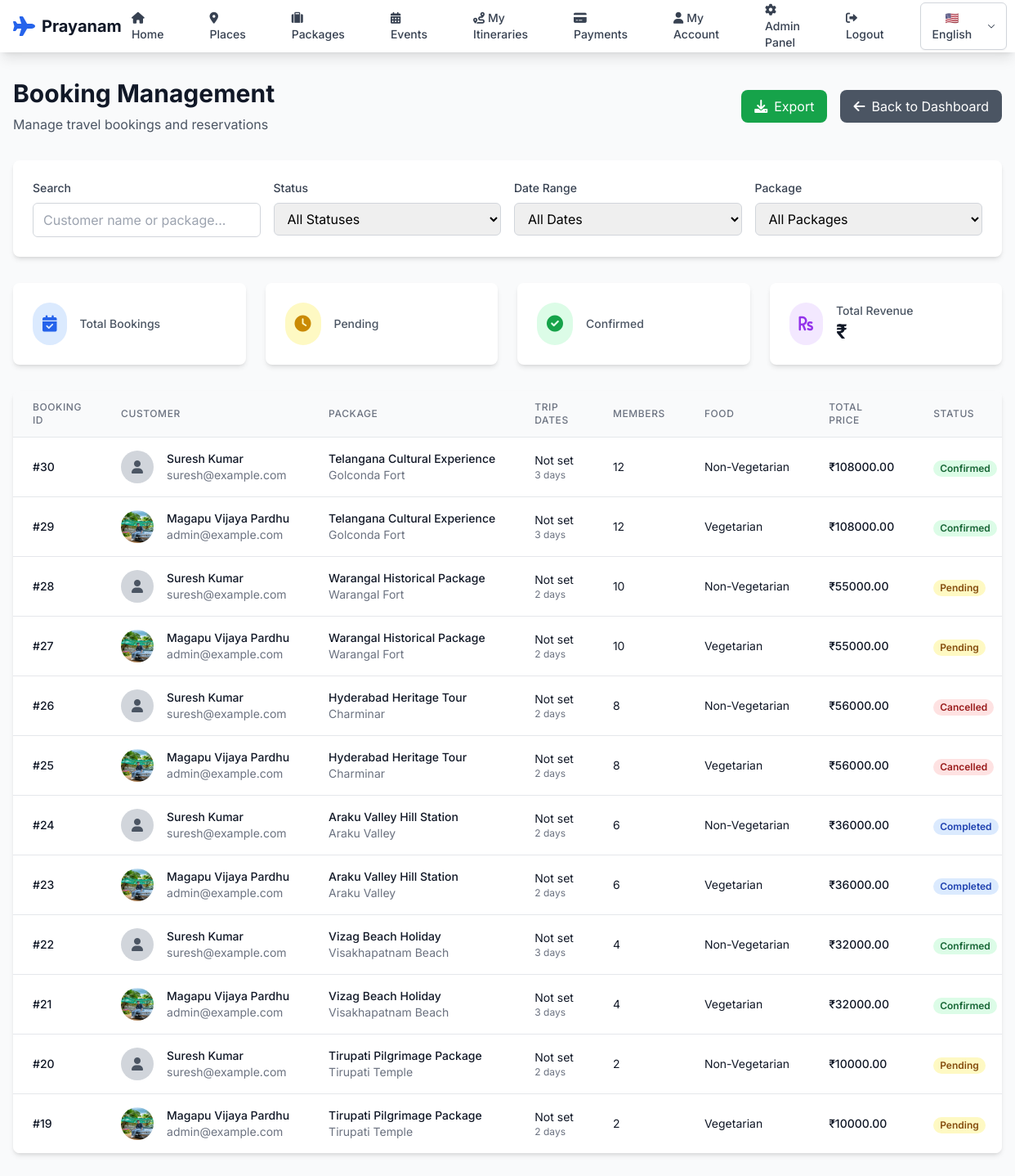
The app's page /admin-dashboard/bookings/ (signed in) with its own data.
### bookings/models.py (models this page shows, shortened)
class Booking(models.Model):
    STATUS_CHOICES = [
        ('pending', 'Pending'),
        ('confirmed', 'Confirmed'),
        ('cancelled', 'Cancelled'),
        ('completed', 'Completed'),
    ]
    FOOD_CHOICES = [
        ('veg', 'Vegetarian'),
        ('non_veg', 'Non-Vegetarian'),
        ('mixed', 'Mixed (Veg & Non-Veg)'),
        ('none', 'No Food Required'),
    ]
    user = models.ForeignKey(User, on_delete=models.CASCADE, related_name='bookings')
    package = models.ForeignKey(Package, on_delete=models.CASCADE, related_name='bookings')
    booking_date = models.DateField()
    from_date = models.DateField(help_text="Start date of the trip", null=True, blank=True)
    to_date = models.DateField(help_text="End date of the trip", null=True, blank=True)
    members_count = models.IntegerField(default=1)
    total_price = models.DecimalField(max_digits=10, decimal_places=2)
    status = models.CharField(max_length=20, choices=STATUS_CHOICES, default='pending')
    food_preference = models.CharField(max_length=20, choices=FOOD_CHOICES, default='mixed')
    special_requests = models.TextField(blank=True, null=True)
    created_at = models.DateTimeField(auto_now_add=True)
    updated_at = models.DateTimeField(auto_now=True)
    @property
    def duration_days(self):
        if self.from_date and self.to_date:
            return (self.to_date - self.from_date).days + 1
        return self.package.duration_days
    class Meta:
        ordering = ['-created_at']

### accounts/models.py (models this page shows, shortened)
class User(AbstractUser):
    ROLE_CHOICES = [
        ('tourist', 'Tourist'),
        ('admin', 'Admin'),
    ]
    LANGUAGE_CHOICES = [
        ('en', 'English'),
        ('te', 'తెలుగు'),
        ('hi', 'हिन्दी'),
    ]
    role = models.CharField(max_length=10, choices=ROLE_CHOICES, default='tourist')
    language_preference = models.CharField(max_length=2, choices=LANGUAGE_CHOICES, default='en')
    phone = models.CharField(max_length=15, blank=True, null=True)
    address = models.TextField(blank=True, null=True)
    profile_picture = models.ImageField(upload_to='profile_pics/', blank=True, null=True)
    date_of_birth = models.DateField(blank=True, null=True)
    created_at = models.DateTimeField(auto_now_add=True)
    updated_at = models.DateTimeField(auto_now=True)
    @property
    def is_admin(self):
        return self.role == 'admin'

### packages/models.py (models this page shows, shortened)
class Package(models.Model):
    name = models.CharField(max_length=200)
    place = models.ForeignKey(Place, on_delete=models.CASCADE, related_name='packages')
    description = models.TextField()
    base_price = models.DecimalField(max_digits=10, decimal_places=2)
    duration_days = models.IntegerField(default=1)
    max_capacity = models.IntegerField(default=10)
    is_featured = models.BooleanField(default=False)
    image = models.ImageField(upload_to='packages/', blank=True, null=True)
    created_at = models.DateTimeField(auto_now_add=True)
    updated_at = models.DateTimeField(auto_now=True)
    class Meta:
        ordering = ['-created_at']

### places/models.py (models this page shows, shortened)
class Place(models.Model):
    SEASON_CHOICES = [
        ('spring', 'Spring'),
        ('summer', 'Summer'),
        ('autumn', 'Autumn'),
        ('winter', 'Winter'),
    ]
    CATEGORY_CHOICES = [
        ('heritage', 'Heritage'),
        ('beaches', 'Beaches'),
        ('temples', 'Temples'),
        ('adventure', 'Adventure'),
        ('hills', 'Hills'),
        ('wildlife', 'Wildlife'),
        ('cultural', 'Cultural'),
    ]
    STATE_CHOICES = [
        ('ap', 'Andhra Pradesh'),
        ('telangana', 'Telangana'),
    ]
    name = models.CharField(max_length=200)
    location = models.CharField(max_length=200)
    description = models.TextField()
    image = models.ImageField(upload_to='places/', null=True, blank=True)
    season = models.CharField(max_length=20, choices=SEASON_CHOICES, default='summer')
    category = models.CharField(max_length=20, choices=CATEGORY_CHOICES, default='cultural')
    state = models.CharField(max_length=20, choices=STATE_CHOICES, default='ap')
    district = models.CharField(max_length=100, blank=True)
    latitude = models.DecimalField(max_digits=9, decimal_places=6, null=True, blank=True)
    longitude = models.DecimalField(max_digits=9, decimal_places=6, null=True, blank=True)
    average_temperature = models.DecimalField(max_digits=4, decimal_places=1, null=True, blank=True)
    best_time_to_visit = models.CharField(max_length=100, blank=True)
    entry_fee = models.DecimalField(max_digits=8, decimal_places=2, default=0)
    opening_hours = models.CharField(max_length=100, default="6:00 AM - 6:00 PM")
    rating = models.DecimalField(max_digits=3, decimal_places=2, default=0, validators=[MinValueValidator(0), MaxValueValidator(5)])
    total_reviews = models.IntegerField(default=0)
    is_featured = models.BooleanField(default=False)
    is_popular = models.BooleanField(default=False)
    created_at = models.DateTimeField(auto_now_add=True)
    updated_at = models.DateTimeField(auto_now=True)
    class Meta:
        ordering = ['-is_featured', '-rating', 'name']

### admin_dashboard/views_custom.py (the view)
    def wrapper(request, *args, **kwargs):
        if not request.user.is_authenticated or not request.user.is_admin:
            messages.error(request, 'Access denied. Admin privileges required.')
            return redirect('login')
        return view_func(request, *args, **kwargs)

### templates/admin_dashboard/booking_management.html (shortened to what this page needs)
{% extends 'base.html' %}
{% block content %}
<div class="max-w-7xl mx-auto px-4 py-8">
    <div class="flex justify-between items-center mb-8">
        <div>
            <h1 class="text-3xl font-bold text-gray-900">Booking Management</h1>
            <p class="text-gray-600 mt-2">Manage travel bookings and reservations</p>
        </div>
        <div class="flex space-x-4">
            <a href="{% url 'admin_dashboard:export_data' 'bookings' %}" class="bg-green-600 text-white px-4 py-2 rounded-lg hover:bg-green-700 transition">
                <i class="fas fa-download mr-2"></i>Export
            </a>
            <a href="{% url 'admin_dashboard:dashboard' %}" class="bg-gray-600 text-white px-4 py-2 rounded-lg hover:bg-gray-700 transition">
                <i class="fas fa-arrow-left mr-2"></i>Back to Dashboard
            </a>
        </div>
    </div>
    <div class="bg-white rounded-lg shadow-md p-6 mb-8">
        <form method="GET" class="grid grid-cols-1 md:grid-cols-4 gap-4">
            <div>
                <label class="block text-sm font-medium text-gray-700 mb-2">Search</label>
                <input type="text" name="search" value="{{ request.GET.search }}"
                       placeholder="Customer name or package..."
                       class="w-full px-3 py-2 border border-gray-300 rounded-md focus:outline-none focus:ring-2 focus:ring-blue-500">
            </div>
            <div>
                <label class="block text-sm font-medium text-gray-700 mb-2">Status</label>
                <select name="status" title="Filter by booking status" class="w-full px-3 py-2 border border-gray-300 rounded-md focus:outline-none focus:ring-2 focus:ring-blue-500">
                    <option value="">All Statuses</option>
                </select>
            </div>
            <div>
                <label class="block text-sm font-medium text-gray-700 mb-2">Date Range</label>
                <select name="date_range" title="Filter by date range" class="w-full px-3 py-2 border border-gray-300 rounded-md focus:outline-none focus:ring-2 focus:ring-blue-500">
                    <option value="">All Dates</option>
                </select>
            </div>
            <div>
                <label class="block text-sm font-medium text-gray-700 mb-2">Package</label>
                <select name="package" title="Filter by package" class="w-full px-3 py-2 border border-gray-300 rounded-md focus:outline-none focus:ring-2 focus:ring-blue-500">
                    <option value="">All Packages</option>
                </select>
            </div>
        </form>
    </div>
    <div class="grid grid-cols-1 md:grid-cols-4 gap-6 mb-8">
        <div class="bg-white rounded-lg shadow-md p-6">
            <div class="flex items-center">
                <div class="bg-blue-100 p-3 rounded-full">
                    <i class="fas fa-calendar-check text-blue-600 text-xl"></i>
                </div>
                <div class="ml-4">
                    <p class="text-sm font-medium text-gray-600">Total Bookings</p>
                </div>
            </div>
        </div>
        <div class="bg-white rounded-lg shadow-md p-6">
            <div class="flex items-center">
                <div class="bg-yellow-100 p-3 rounded-full">
                    <i class="fas fa-clock text-yellow-600 text-xl"></i>
                </div>
                <div class="ml-4">
                    <p class="text-sm font-medium text-gray-600">Pending</p>
                </div>
            </div>
        </div>
        <div class="bg-white rounded-lg shadow-md p-6">
            <div class="flex items-center">
                <div class="bg-green-100 p-3 rounded-full">
                    <i class="fas fa-check-circle text-green-600 text-xl"></i>
                </div>
                <div class="ml-4">
                    <p class="text-sm font-medium text-gray-600">Confirmed</p>
                </div>
            </div>
        </div>
        <div class="bg-white rounded-lg shadow-md p-6">
            <div class="flex items-center">
                <div class="bg-purple-100 p-3 rounded-full">
                    <i class="fas fa-rupee-sign text-purple-600 text-xl"></i>
                </div>
                <div class="ml-4">
                    <p class="text-sm font-medium text-gray-600">Total Revenue</p>
                    <p class="text-2xl font-bold text-gray-900">₹{{ total_revenue|floatformat:0 }}</p>
                </div>
            </div>
        </div>
    </div>
    <div class="bg-white rounded-lg shadow-md overflow-hidden">
        <div class="overflow-x-auto">
            <table class="min-w-full divide-y divide-gray-200">
                <thead class="bg-gray-50">
                    <tr>
                        <th class="px-6 py-3 text-left text-xs font-medium text-gray-500 uppercase tracking-wider">
                            Booking ID
                        </th>
                        <th class="px-6 py-3 text-left text-xs font-medium text-gray-500 uppercase tracking-wider">
                            Customer
                        </th>
                        <th class="px-6 py-3 text-left text-xs font-medium text-gray-500 uppercase tracking-wider">
                            Package
                        </th>
                        <th class="px-6 py-3 text-left text-xs font-medium text-gray-500 uppercase tracking-wider">
                            Trip Dates
                        </th>
                        <th class="px-6 py-3 text-left text-xs font-medium text-gray-500 uppercase tracking-wider">
                            Members
                        </th>
                        <th class="px-6 py-3 text-left text-xs font-medium text-gray-500 uppercase tracking-wider">
                            Food
                        </th>
                        <th class="px-6 py-3 text-left text-xs font-medium text-gray-500 uppercase tracking-wider">
                            Total Price
                        </th>
                        <th class="px-6 py-3 text-left text-xs font-medium text-gray-500 uppercase tracking-wider">
                            Status
                        </th>
                    </tr>
                </thead>
                <tbody class="bg-white divide-y divide-gray-200">
                    {% for booking in bookings %}
                    <tr class="hover:bg-gray-50">
                        <td class="px-6 py-4 whitespace-nowrap text-sm font-medium text-gray-900">
                            #{{ booking.id }}
                        </td>
                        <td class="px-6 py-4 whitespace-nowrap">
                            <div class="flex items-center">
                                <div class="flex-shrink-0 h-10 w-10">
                                    {% if booking.user.profile_picture %}
                                        <img class="h-10 w-10 rounded-full" src="{{ booking.user.profile_picture.url }}" alt="{{ booking.user.username }}">
                                    {% else %}
                                        <div class="h-10 w-10 rounded-full bg-gray-300 flex items-center justify-center">
                                            <i class="fas fa-user text-gray-600"></i>
                                        </div>
                                    {% endif %}
                                </div>
                                <div class="ml-4">
                                    <div class="text-sm font-medium text-gray-900">{{ booking.user.get_full_name }}</div>
                                    <div class="text-sm text-gray-500">{{ booking.user.email }}</div>
                                </div>
                            </div>
                        </td>
                        <td class="px-6 py-4 whitespace-nowrap">
                            <div class="text-sm font-medium text-gray-900">{{ booking.package.name }}</div>
                            <div class="text-sm text-gray-500">{{ booking.package.place.name }}</div>
                        </td>
                        <td class="px-6 py-4 whitespace-nowrap text-sm text-gray-900">
                            <div>{% if booking.from_date and booking.to_date %}{{ booking.from_date|date:"M d" }} - {{ booking.to_date|date:"M d, Y" }}{% else %}Not set{% endif %}</div>
                            <div class="text-xs text-gray-500">{{ booking.duration_days }} days</div>
                        </td>
                        <td class="px-6 py-4 whitespace-nowrap text-sm text-gray-900">
                            {{ booking.members_count }}
                        </td>
                        <td class="px-6 py-4 whitespace-nowrap text-sm text-gray-900">
                            {{ booking.get_food_preference_display }}
                        </td>
                        <td class="px-6 py-4 whitespace-nowrap text-sm font-medium text-gray-900">
                            ₹{{ booking.total_price }}
                        </td>
                        <td class="px-6 py-4 whitespace-nowrap">
                            {% if booking.status == 'pending' %}
                                <span class="px-2 inline-flex text-xs leading-5 font-semibold rounded-full bg-yellow-100 text-yellow-800">
                                    Pending
                                </span>
                            {% elif booking.status == 'confirmed' %}
                                <span class="px-2 inline-flex text-xs leading-5 font-semibold rounded-full bg-green-100 text-green-800">
                                    Confirmed
                                </span>
                            {% elif booking.status == 'completed' %}
                                <span class="px-2 inline-flex text-xs leading-5 font-semibold rounded-full bg-blue-100 text-blue-800">
                                    Completed
                                </span>
                            {% elif booking.status == 'cancelled' %}
                                <span class="px-2 inline-flex text-xs leading-5 font-semibold rounded-full bg-red-100 text-red-800">
                                    Cancelled
                                </span>
                            {% endif %}
                        </td>
                    </tr>
                    {% endfor %}
                </tbody>
            </table>
        </div>
    </div>
</div>
{% endblock %}

### records on screen
Booking: id "30", user.get_full_name "Suresh Kumar", user.email "suresh@example.com", package.name "Telangana Cultural Experience", package.place.name "Golconda Fort", shows "Not set", duration_days "3", members_count "12", food_preference "Non-Vegetarian", total_price "108000.00", status "Confirmed"
Booking: id "29", user.profile_picture (picture), user.get_full_name "Magapu Vijaya Pardhu", user.email "admin@example.com", package.name "Telangana Cultural Experience", package.place.name "Golconda Fort", shows "Not set", duration_days "3", members_count "12", food_preference "Vegetarian", total_price "108000.00", status "Confirmed"
Booking: id "28", user.get_full_name "Suresh Kumar", user.email "suresh@example.com", package.name "Warangal Historical Package", package.place.name "Warangal Fort", shows "Not set", duration_days "2", members_count "10", food_preference "Non-Vegetarian", total_price "55000.00", status "Pending"
Booking: id "27", user.profile_picture (picture), user.get_full_name "Magapu Vijaya Pardhu", user.email "admin@example.com", package.name "Warangal Historical Package", package.place.name "Warangal Fort", shows "Not set", duration_days "2", members_count "10", food_preference "Vegetarian", total_price "55000.00", status "Pending"
Booking: id "26", user.get_full_name "Suresh Kumar", user.email "suresh@example.com", package.name "Hyderabad Heritage Tour", package.place.name "Charminar", shows "Not set", duration_days "2", members_count "8", food_preference "Non-Vegetarian", total_price "56000.00", status "Cancelled"
Booking: id "25", user.profile_picture (picture), user.get_full_name "Magapu Vijaya Pardhu", user.email "admin@example.com", package.name "Hyderabad Heritage Tour", package.place.name "Charminar", shows "Not set", duration_days "2", members_count "8", food_preference "Vegetarian", total_price "56000.00", status "Cancelled"
Booking: id "24", user.get_full_name "Suresh Kumar", user.email "suresh@example.com", package.name "Araku Valley Hill Station", package.place.name "Araku Valley", shows "Not set", duration_days "2", members_count "6", food_preference "Non-Vegetarian", total_price "36000.00", status "Completed"
Booking: id "23", user.profile_picture (picture), user.get_full_name "Magapu Vijaya Pardhu", user.email "admin@example.com", package.name "Araku Valley Hill Station", package.place.name "Araku Valley", shows "Not set", duration_days "2", members_count "6", food_preference "Vegetarian", total_price "36000.00", status "Completed"
Booking: id "22", user.get_full_name "Suresh Kumar", user.email "suresh@example.com", package.name "Vizag Beach Holiday", package.place.name "Visakhapatnam Beach", shows "Not set", duration_days "3", members_count "4", food_preference "Non-Vegetarian", total_price "32000.00", status "Confirmed"
Booking: id "21", user.profile_picture (picture), user.get_full_name "Magapu Vijaya Pardhu", user.email "admin@example.com", package.name "Vizag Beach Holiday", package.place.name "Visakhapatnam Beach", shows "Not set", duration_days "3", members_count "4", food_preference "Vegetarian", total_price "32000.00", status "Confirmed"
Booking: id "20", user.get_full_name "Suresh Kumar", user.email "suresh@example.com", package.name "Tirupati Pilgrimage Package", package.place.name "Tirupati Temple", shows "Not set", duration_days "2", members_count "2", food_preference "Non-Vegetarian", total_price "10000.00", status "Pending"
Booking: id "19", user.profile_picture (picture), user.get_full_name "Magapu Vijaya Pardhu", user.email "admin@example.com", package.name "Tirupati Pilgrimage Package", package.place.name "Tirupati Temple", shows "Not set", duration_days "2", members_count "2", food_preference "Vegetarian", total_price "10000.00", status "Pending"
